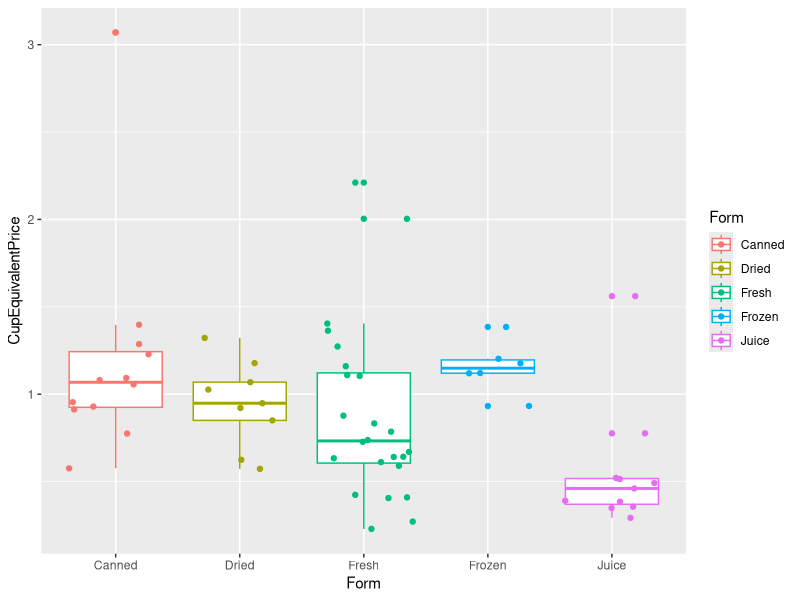
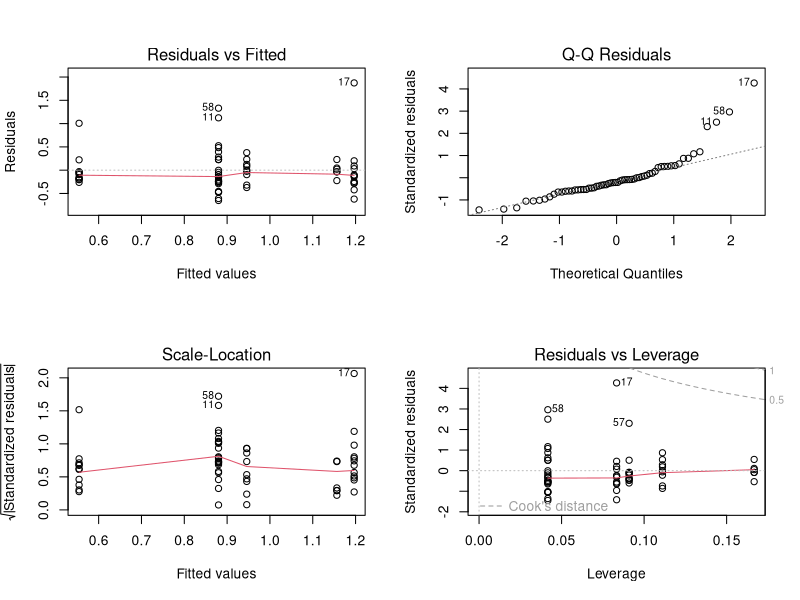

Write R code to recreate these figures, in order.
library(ggplot2)
library(dplyr)
library(tidyverse)


FP <- read.csv("Fruit Prices 2020.csv")

ggplot(FP) + 
  aes(x = Form, y = CupEquivalentPrice, color = Form) + 
  geom_boxplot() +
  geom_jitter()


group_by(FP, Form) %>%
  summarise(
    count = n(),
    mean = mean(CupEquivalentPrice, na.rm = TRUE),
    sd = sd(CupEquivalentPrice, na.rm = TRUE),
    median = median(CupEquivalentPrice, na.rm = TRUE),
    IQR = IQR(CupEquivalentPrice, na.rm = TRUE)
  )


res_aov <- aov(CupEquivalentPrice~Form, data = FP)
summary(res_aov)
par(mfrow=c(2,2))
plot(res_aov)

kruskal.test(CupEquivalentPrice~Form, data = FP)

pairwise.wilcox.test(FP$CupEquivalentPrice, FP$Form,
                     p.adjust.method = "bonf")
